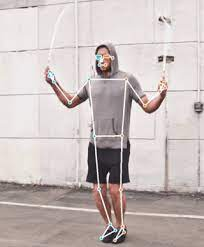
#> input picture Examples/BodyDetect/body.jpg, 204 x 247 px
$ python BodyDetectionImages.py
#> lines starting #> are read from the running program, lines starting #| are printed output that depends on the picture
import cv2

# 2. Kullanacağımız resmi çalışmamıza dahil edelim.
img = cv2.imread("body.jpg")
#> img is the input picture: shape (247, 204, 3); mean B, G, R 188, 189.2, 200.2

# 3. Kullanacağımız cascade dosyalarını çalışmamıza dahil edelim.
body_cascade = cv2.CascadeClassifier("fullbody.xml")

# 4. Haar-like özellikleri kolay algılayabilmek için resmi boz(gri) tonlara çevirelim.
gray = cv2.cvtColor(img, cv2.COLOR_BGR2GRAY)
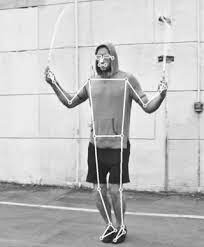
#> gray: shape (247, 204); min 2, max 255, mean 192.4

# 5. Cascade dosyamızı kullanarak her bir kare üzerindeki bedenleri bulalım.
bodies = body_cascade.detectMultiScale(gray, scaleFactor=1.5, minNeighbors=8)
#> bodies = ()

# 6. Bulunan bedenlerin koordinatlarını ekrana çizelim.
for (x, y, w, h) in bodies:
    # Dikdörtgen içerisine alma işlemi
    cv2.rectangle(img, (x, y), (x + w, y + h), (0, 255, 0), 2)
#> this loop made 0 passes

# 7. İşlenmiş kareleri görelim.
cv2.imshow('Detected Bodies', img)
cv2.imshow('Detected Bodies Gray', gray)

# 8. Bir tuşa basılmasını bekleyelim.
cv2.waitKey(0)

# 9. Pencereyi kapatma işlemi
cv2.destroyAllWindows()
